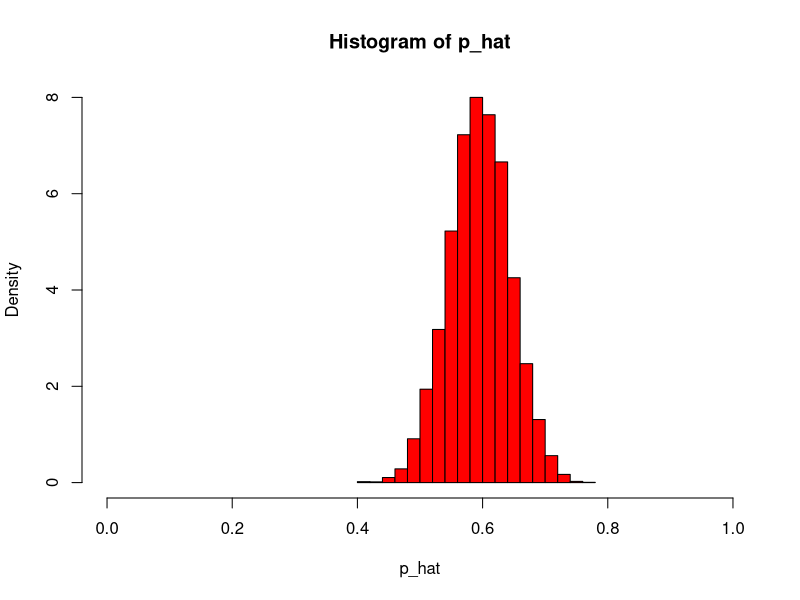
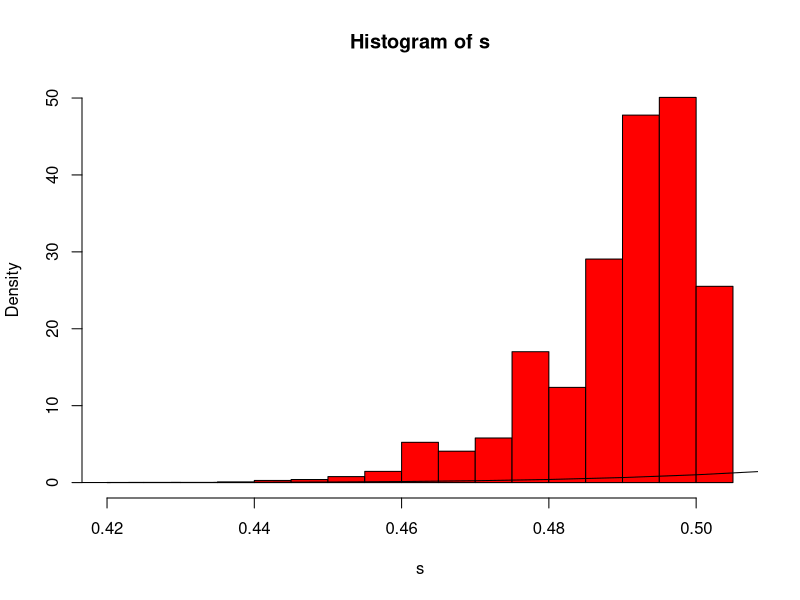
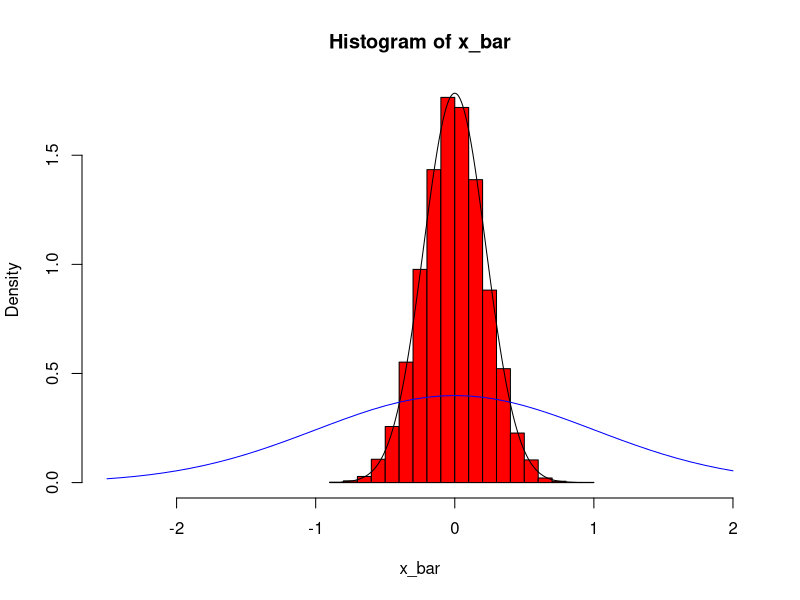
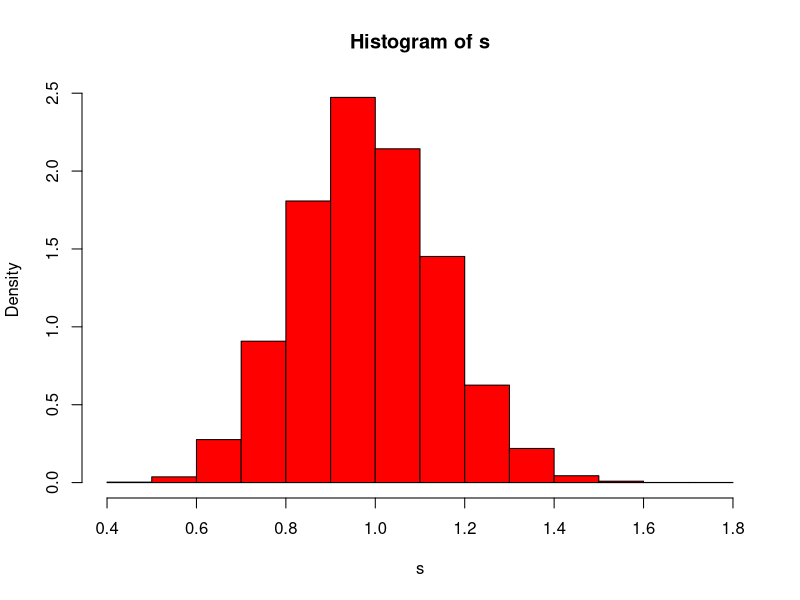
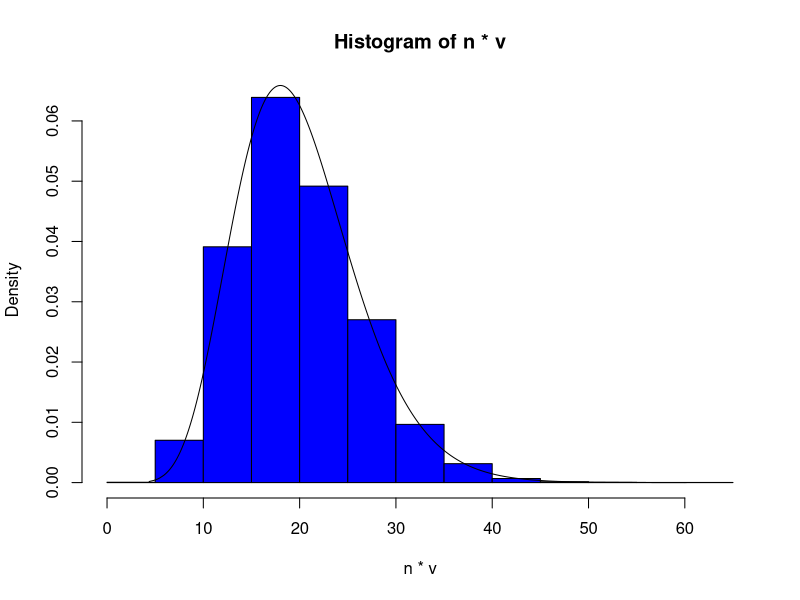
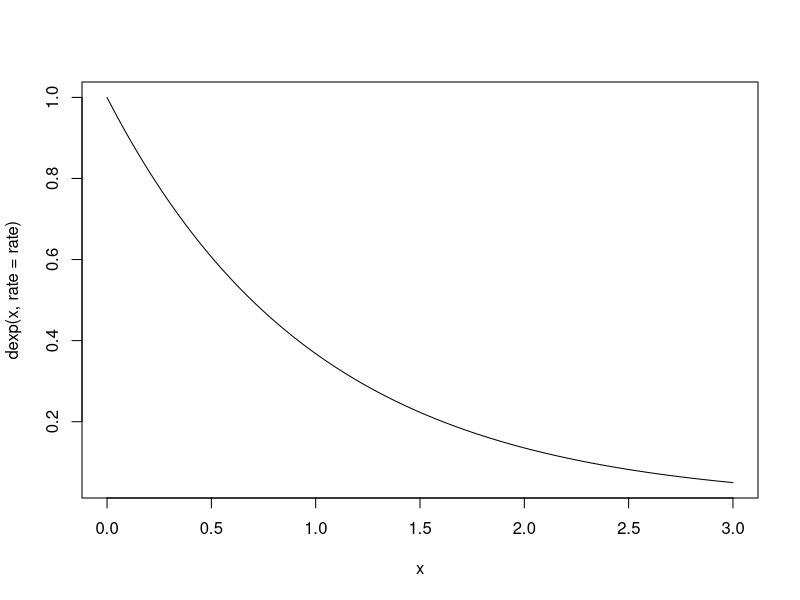
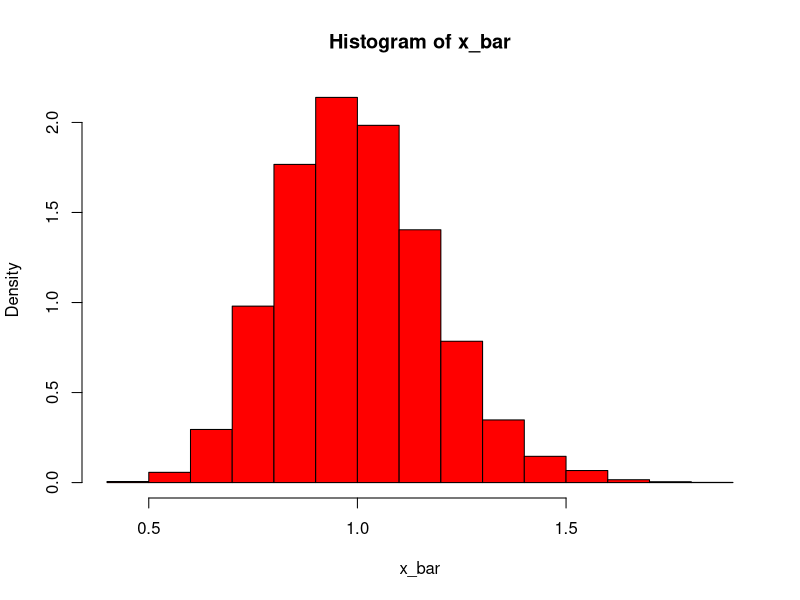
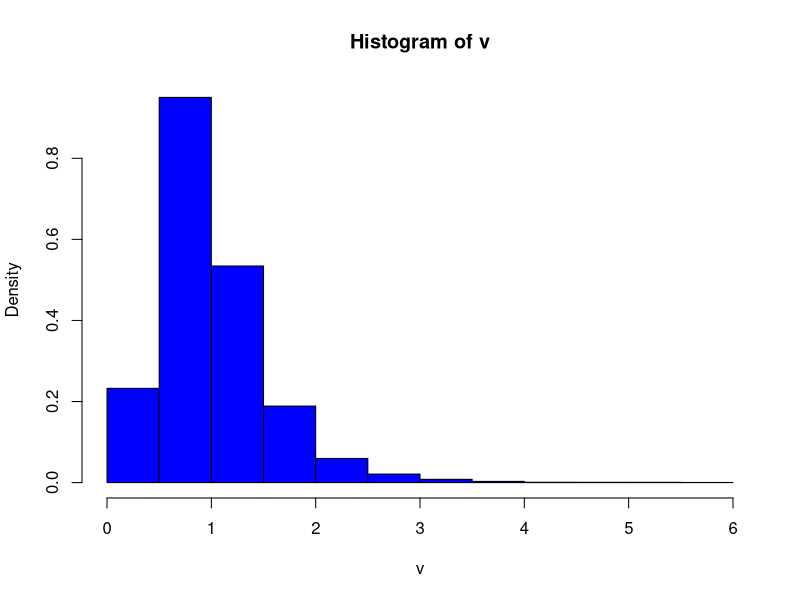

Write R code to recreate these figures, in order.
## Here we are studying the idea of sampling distributions
## If exact sampling distribution is not known to us, in that case we check if large sample properties work or not
## CLT approximates the sampling distribution of sample mean if (i) sample sizes are large, (ii) population mean and variance exists

## Ex 1 sampling distribution of sample proportion

n<-100 ## try different sample size like n=10,20,30,50
p<-0.6
sim.size<-10000
p_hat<-s<-rep(NA,sim.size)

for(i in 1:sim.size){
  x<-rbinom(n,size = 1,prob = p)
  p_hat[i]<-sum(x)/n  
  s[i]<-sd(x)
}
hist(p_hat,probability = TRUE,col="red",xlim = c(0,1))

hist(s,probability = TRUE, col = "red")

sigma2<-p*(1-p)
p_hat<-sort(p_hat)
lines(p_hat,dnorm(p_hat,mean = p,sd=sqrt(sigma2/n)))


## Ex2: sampling distribution of sample mean, when population follows Gaussian


n<-20
mu<-0
sigma<-1
sim.size<-10000
x_bar<-s<-v<-rep(NA,sim.size)
for(i in 1:sim.size){
  x<-rnorm(n,mean = mu,sd = sigma)
  x_bar[i]<-sum(x)/n  
  s[i]<-sd(x)
  v[i]<-var(x)
}
hist(x_bar,probability = TRUE,col="red",xlim=c(mu-2.5*sigma,mu+2*sigma))
x_bar<-sort(x_bar)
lines(x_bar,dnorm(x_bar,mean = mu,sd=sqrt(sigma^2/n)))
x_bar<-seq(mu-2.5*sigma,mu+2*sigma,0.1)
lines(x_bar,dnorm(x_bar,mean = mu,sd=sqrt(sigma^2)),col="blue")

hist(s, probability = TRUE,col = "red")
v<-sort(v)
hist(n*v, probability = TRUE, col="blue")
lines(n*v,dchisq(n*v,df=n))



### Ex 3: sampling distribution of sample mean, when population follows Exponential

rate<-1
n<-30
sim.size<-10000

x<-seq(0,3,length.out = 500)
plot(x,dexp(x,rate = rate),type = "l")

x_bar<-v<-rep(NA,sim.size)
for(i in 1:sim.size){
  x<-rexp(n,rate = rate)
  x_bar[i]<-sum(x)/n  
  v[i]<-var(x)
}
hist(x_bar,probability = TRUE,col="red")
hist(v,probability = TRUE,col="blue")


### Ex 4: sampling distribution of sample mean, when population follows uniform

n<-30
sim.size<-10000

x<-seq(0,1,length.out = 500)
plot(x,dunif(x,min = 0, max = 1),type = "l")

x_bar<-rep(NA,sim.size)
for(i in 1:sim.size){
  x<-runif(n,min = 0, max = 1)
  x_bar[i]<-sum(x)/n  
}
hist(x_bar,probability = TRUE,col="red",nclass = 20)

## Ex 5: sampling distribution of sample mean, when population follows Cauchy distribution

n<-30
sim.size<-10000

x<-seq(-3,3,length.out = 500)
plot(x,dcauchy(x,location = 0, scale= 1),type = "l")

x_bar<-rep(NA,sim.size)
for(i in 1:sim.size){
  x<-rcauchy(n,location = 0, scale = 1)
  x_bar[i]<-sum(x)/n  
}
hist(x_bar,probability = TRUE,col="red",nclass = 50)


